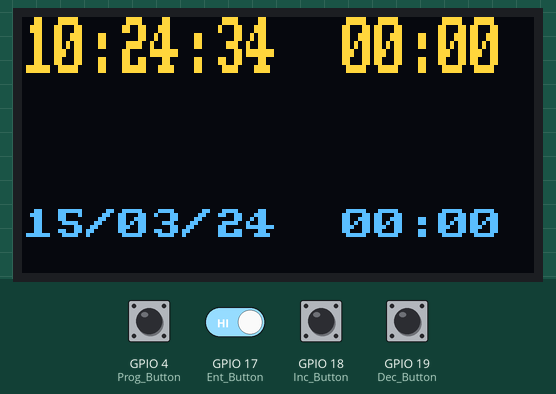
Simulated run of this program. Board: ESP32. Shown: 128×64 one-colour display. The inputs (shaded band) are chosen by the test bench; at power-on: GPIO 4 (Prog_Button), GPIO 17 (Ent_Button), GPIO 18 (Inc_Button), GPIO 19 (Dec_Button) HIGH. The OLED is the two-colour kind (top 16 rows yellow); the local clock reads 2024-03-15 10:24:30 at power-on unless the program sets it; EEPROM starts erased; what the program prints to the serial monitor is not drawn.

Above: at 4.3 s.
4.4 s: GPIO 4 (Prog_Button) pulled LOW for 0.15 s
At 5.0 s:
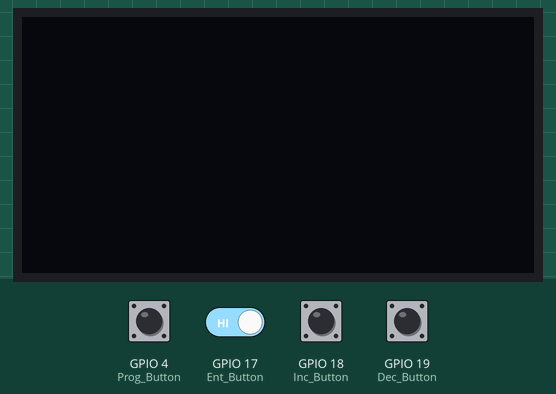
6.6 s: GPIO 4 (Prog_Button) pulled LOW for 1 s
At 9.5 s:
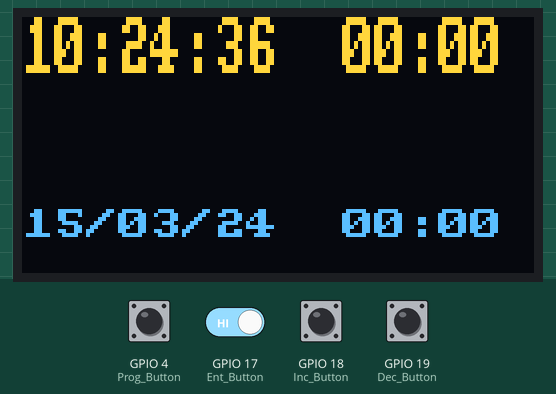
9.6 s: GPIO 4 (Prog_Button) driven LOW and GPIO 17 (Ent_Button) driven LOW
12.6 s: GPIO 4 (Prog_Button) driven HIGH
At 13.6 s:
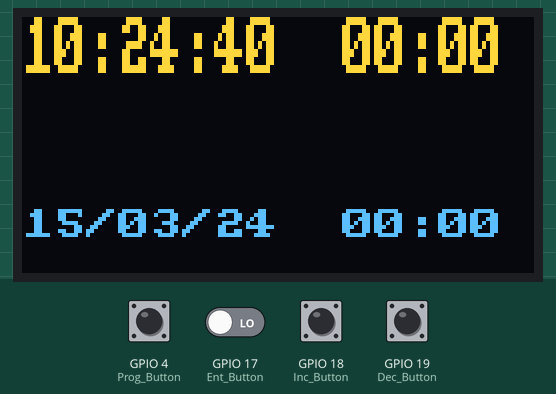
15.6 s: GPIO 4 (Prog_Button) driven LOW
18.6 s: GPIO 18 (Inc_Button) pulled LOW for 0.15 s
At 19.6 s:
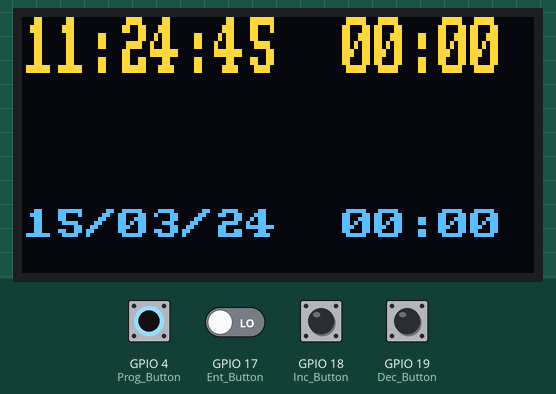
Timing chart, 0 to 21.2 s (numbered marks = the images above; inputs shaded):
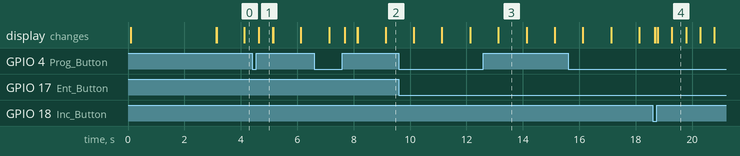

The program:

main.cpp
```cpp
#include <Arduino.h>
#include <ezButton.h>
#include <SPI.h>
#include <Wire.h>
#include "RTClib.h"
#include <Preferences.h>
#include "keys_condition.h"
#include <U8x8lib.h>

extern ezButton Prog_Button; // Programming button
extern ezButton Ent_Button; // Enter button
extern ezButton Inc_Button; // Increment button
extern ezButton Dec_Button; // Decrement button


extern RTC_DS3231 rtc;
extern unsigned long lastBlinkMillis;
//extern const long blinkInterval;
extern bool blinkOn;
extern U8X8_SH1106_128X64_NONAME_HW_I2C disp;
// put function declarations here:
unsigned long lastUpdateTime = 0;
const unsigned long updateInterval = 100;

SETTING_11 COMP_VARIABLES;

void setup()
{

 initization();


}

void loop()
{
  Prog_Button.loop();
  Ent_Button.loop();
  Inc_Button.loop();
  Dec_Button.loop();

  now = rtc.now();
  unsigned long currentTime = millis();
  unsigned long currentMillis = millis();

  if (currentMillis - lastBlinkMillis >= blinkInterval)
  {
    lastBlinkMillis = currentMillis;
    blinkOn = !blinkOn; // Toggle the blinking state
  }

  if (currentMode == MAIN_SCREEN)
  {
      if (currentTime - lastUpdateTime >= 1000)
      {
       lastUpdateTime = currentTime;
      // disp.clearDisplay();
       default_page_oled();

      }
  }

  else if (currentMode == PROGRAMMING_MODE)

  {


  //   disp.clear();

    //setting_page_oled();
     if (currentTime - lastUpdateTime >= updateInterval)
     {
         lastUpdateTime = currentTime;

        //oled_set_display();
         CLK_SET_OLED();
         YEAR_SET_OLED();
         STARTCLK_SET_OLED();
         PHOTO_SET_OLED();

     }
  }


  key_pressing_func();
  Ent_key();
  inc_key();
  dec_key();

}


void initization()
{

  Serial.begin(115200);
  Prog_Button.setDebounceTime(DEBOUNCE_TIME);
  Ent_Button.setDebounceTime(DEBOUNCE_TIME);
  Inc_Button.setDebounceTime(DEBOUNCE_TIME);
  Dec_Button.setDebounceTime(DEBOUNCE_TIME);
 //\\ currentMode = MAIN_SCREEN;
 //Inc_Button.setEnableContinuousPress(1000); // Enable continuous press after 1000 milliseconds
 //Dec_Button.setEnableContinuousPress(1000); // Enable continuous press after 1000 milliseconds


   intilisation_RTC_n_oled();
    loadSettings();
   COMP_VARIABLES = get_func_stop_hrs_n_stop_min();

  Serial.println("COMP_VARIABLES: " + String(COMP_VARIABLES.SET_STOP_CLK_HRS));
  Serial.println("COMP_VARIABLES: " + String(COMP_VARIABLES.SET_STOP_CLK_MIN));
  //rtc.adjust(DateTime(__DATE__, __TIME__));


  disp.clear();
     disp.setCursor(0, 6);
     disp.print(F("01/23/45   23:45"));
    disp.setCursor(0, 7);
    disp.print(F("Prog Mode"));
  // disp.setCursor(0, 2);
  // disp.print(F("0123456789012345"));
  // disp.setCursor(0, 3);
  // disp.print(F("0123456789012345"));
  // disp.setCursor(0, 4);
  // disp.print(F("0123456789012345"));
  // disp.setCursor(0, 5);
  // disp.print(F("0123456789012345"));
  // disp.setCursor(0, 6);
  // disp.print(F("0123456789012345"));
  // disp.setCursor(0, 7);
  // disp.print(F("0123456789012345"));
   disp.setFont(u8x8_font_amstrad_cpc_extended_r);
   disp.draw1x2String(0, 0, "01:23:45   90:12");
   disp.draw1x2String(0, 3, "COL=023    143%");
  // disp.draw1x2String(0, , "0123456789012345");
   //disp.draw1x2String(0, 4, "0123456789012345");
   //disp.draw1x2String(0, 6, "0123456789012345");
  // disp.draw1x2String(0, 4, "0123456789012345");
  // disp.draw1x2String(0, 1, "0123456789012345");
// disp.draw1x2String(0, 3, (hourStr + ':' + minuteStr + ':' + secondStr).c_str());

  delay(3000);
  disp.clear();


}
```

keys_condition.h
```cpp
#include <Arduino.h>
// #include <ezButton.h>
// #include <SPI.h>
// #include <Wire.h>
// #include <Adafruit_GFX.h>
// #include <Adafruit_SSD1306.h>
 #include "RTClib.h"


extern DateTime now;
//enum MenuMode { MAIN_SCREEN, PROGRAMMING_MODE };

enum MenuMode { MAIN_SCREEN, PROGRAMMING_MODE };
extern MenuMode currentMode ;

//extern MenuMode currentMode;
extern const long blinkInterval;

//SETTING_11 SET_VARIABLES;
#define DEBOUNCE_TIME 50 // Debounce time in milliseconds

typedef struct _SETTING_11
          {
            int SET_CLKHRS = 0;
            int SET_CLKMIN= 0;
            int SET_CLKSEC= 0;
            int SET_DAY= 0;
            int SET_MONTH= 0;
            int SET_YEAR= 0;
            int SET_START_CLK_HRS = 0;
            int SET_START_CLK_MIN = 0;
            int SET_START_CLK_SEC = 0;
            int SET_PHOTO_CLK_HRS = 0;
            int SET_PHOTO_CLK_MIN = 0;
            int SET_PHOTO_CLK_SEC = 0;
            int SET_DURATION = 0;
            int SET_STOP_CLK_HRS = 0;
            int SET_STOP_CLK_MIN = 0;
            int SET_STOP_CLK_SEC = 0;
           // int SET_DURATION = 0;

          } SETTING_11;

//   SETTING_11 SET_VARIABLES;
//   SETTING_11 STORE_VARIABLES;
//   SETTING_11 LIVE_VARIABLES;
//   SETTING_11 COMP_VARIABLES;


void setting_page_oled();
void default_page_oled();
void key_pressing_func();
void initization();
int isLeapYear(int year) ;
String formatWithLeadingZero(int value);
void oled_set_display();
void intilisation_RTC_n_oled();
void loadSettings() ;
void saveSettings() ;
void liveSettings() ;
void Ent_key();
void inc_key();
void dec_key();
void CLK_SET_OLED();
void YEAR_SET_OLED();
void STARTCLK_SET_OLED();
void PHOTO_SET_OLED();
void calculateStopTime(int start_hours, int start_minutes, int photo_hours, int photo_minutes, int *stop_hours, int *stop_minutes);
SETTING_11 get_func_stop_hrs_n_stop_min();
```

Source omitted: keys_condition.cpp (33488 bytes)

Measured:
- after the input at 4.4 s, the display: changes after 0.23 s (image 1)
- after the input at 6.6 s, the display: first differs from a run without the input after 1.1 s (image 2 shows a later state)
- what the display in image 1 shows lasts 0.5 s, from 4.6 s to 5.1 s
- what the display in image 3 shows lasts 1.0 s, from 13.1 s to 14.1 s
